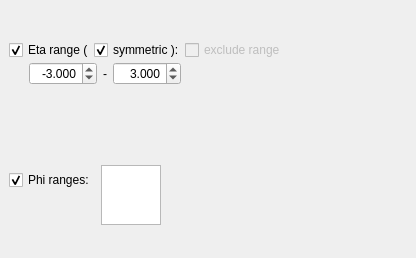
<?xml version="1.0" encoding="UTF-8"?>
<ui version="4.0">
 <class>VP1EtaPhiCutForm</class>
 <widget class="QWidget" name="VP1EtaPhiCutForm">
  <property name="geometry">
   <rect>
    <x>0</x>
    <y>0</y>
    <width>416</width>
    <height>258</height>
   </rect>
  </property>
  <property name="windowTitle">
   <string>Form</string>
  </property>
  <layout class="QVBoxLayout">
   <property name="spacing">
    <number>6</number>
   </property>
   <property name="leftMargin">
    <number>0</number>
   </property>
   <property name="topMargin">
    <number>0</number>
   </property>
   <property name="rightMargin">
    <number>0</number>
   </property>
   <property name="bottomMargin">
    <number>0</number>
   </property>
   <item>
    <widget class="QWidget" name="widget_etacut" native="true">
     <layout class="QVBoxLayout" name="verticalLayout">
      <item>
       <layout class="QGridLayout" name="etacutcontainer">
        <property name="horizontalSpacing">
         <number>0</number>
        </property>
        <property name="verticalSpacing">
         <number>2</number>
        </property>
        <item row="0" column="0" colspan="2">
         <layout class="QHBoxLayout" name="upperpart">
          <item>
           <layout class="QHBoxLayout">
            <property name="spacing">
             <number>0</number>
            </property>
            <item>
             <widget class="QCheckBox" name="checkBox_cut_etarange">
              <property name="toolTip">
               <string>Check to enable pseudorapidity cut</string>
              </property>
              <property name="text">
               <string>Eta range (</string>
              </property>
              <property name="checked">
               <bool>true</bool>
              </property>
             </widget>
            </item>
            <item>
             <widget class="QCheckBox" name="checkBox_cut_etarange_forcesymmetric">
              <property name="toolTip">
               <string>Check to enforce a symmetric pseudorapidity cut</string>
              </property>
              <property name="text">
               <string>symmetric ):</string>
              </property>
              <property name="checked">
               <bool>true</bool>
              </property>
             </widget>
            </item>
            <item>
             <widget class="QCheckBox" name="checkBox_etacut_excludeRange">
              <property name="enabled">
               <bool>false</bool>
              </property>
              <property name="text">
               <string>exclude range</string>
              </property>
             </widget>
            </item>
           </layout>
          </item>
          <item>
           <spacer>
            <property name="orientation">
             <enum>Qt::Horizontal</enum>
            </property>
            <property name="sizeHint" stdset="0">
             <size>
              <width>1</width>
              <height>20</height>
             </size>
            </property>
           </spacer>
          </item>
         </layout>
        </item>
        <item row="1" column="0">
         <spacer>
          <property name="orientation">
           <enum>Qt::Horizontal</enum>
          </property>
          <property name="sizeType">
           <enum>QSizePolicy::Fixed</enum>
          </property>
          <property name="sizeHint" stdset="0">
           <size>
            <width>20</width>
            <height>10</height>
           </size>
          </property>
         </spacer>
        </item>
        <item row="1" column="1">
         <layout class="QHBoxLayout" name="lowerpart">
          <property name="spacing">
           <number>6</number>
          </property>
          <item>
           <widget class="QDoubleSpinBox" name="doubleSpinBox_cut_etalower">
            <property name="toolTip">
             <string>Lower pseudorapidity bound</string>
            </property>
            <property name="alignment">
             <set>Qt::AlignRight|Qt::AlignTrailing|Qt::AlignVCenter</set>
            </property>
            <property name="decimals">
             <number>3</number>
            </property>
            <property name="minimum">
             <double>-99.989999999999995</double>
            </property>
            <property name="maximum">
             <double>99.000000000000000</double>
            </property>
            <property name="singleStep">
             <double>0.100000000000000</double>
            </property>
            <property name="value">
             <double>-3.000000000000000</double>
            </property>
           </widget>
          </item>
          <item>
           <widget class="QLabel" name="label_3">
            <property name="text">
             <string>-</string>
            </property>
           </widget>
          </item>
          <item>
           <widget class="QDoubleSpinBox" name="doubleSpinBox_cut_etaupper">
            <property name="toolTip">
             <string>Upper pseudorapidity bound</string>
            </property>
            <property name="alignment">
             <set>Qt::AlignRight|Qt::AlignTrailing|Qt::AlignVCenter</set>
            </property>
            <property name="decimals">
             <number>3</number>
            </property>
            <property name="minimum">
             <double>-99.000000000000000</double>
            </property>
            <property name="singleStep">
             <double>0.100000000000000</double>
            </property>
            <property name="value">
             <double>3.000000000000000</double>
            </property>
           </widget>
          </item>
          <item>
           <spacer>
            <property name="orientation">
             <enum>Qt::Horizontal</enum>
            </property>
            <property name="sizeType">
             <enum>QSizePolicy::MinimumExpanding</enum>
            </property>
            <property name="sizeHint" stdset="0">
             <size>
              <width>1</width>
              <height>20</height>
             </size>
            </property>
           </spacer>
          </item>
         </layout>
        </item>
       </layout>
      </item>
     </layout>
    </widget>
   </item>
   <item>
    <widget class="QWidget" name="widget_phicut" native="true">
     <layout class="QVBoxLayout" name="verticalLayout_2">
      <item>
       <layout class="QHBoxLayout" name="phicutcontainer">
        <property name="spacing">
         <number>6</number>
        </property>
        <item>
         <layout class="QVBoxLayout">
          <item>
           <widget class="QCheckBox" name="checkBox_cut_phi">
            <property name="toolTip">
             <string>Check to enable phi cut</string>
            </property>
            <property name="text">
             <string>Phi ranges:</string>
            </property>
            <property name="checked">
             <bool>true</bool>
            </property>
           </widget>
          </item>
          <item>
           <spacer>
            <property name="orientation">
             <enum>Qt::Vertical</enum>
            </property>
            <property name="sizeType">
             <enum>QSizePolicy::Preferred</enum>
            </property>
            <property name="sizeHint" stdset="0">
             <size>
              <width>20</width>
              <height>30</height>
             </size>
            </property>
           </spacer>
          </item>
         </layout>
        </item>
        <item>
         <widget class="PhiSectionWidget" name="phisectionwidget">
          <property name="sizePolicy">
           <sizepolicy hsizetype="Fixed" vsizetype="Fixed">
            <horstretch>0</horstretch>
            <verstretch>0</verstretch>
           </sizepolicy>
          </property>
          <property name="minimumSize">
           <size>
            <width>60</width>
            <height>60</height>
           </size>
          </property>
          <property name="maximumSize">
           <size>
            <width>60</width>
            <height>60</height>
           </size>
          </property>
          <property name="toolTip">
           <string>Select or deselect allowed phi sectors</string>
          </property>
         </widget>
        </item>
        <item>
         <spacer>
          <property name="orientation">
           <enum>Qt::Horizontal</enum>
          </property>
          <property name="sizeHint" stdset="0">
           <size>
            <width>16</width>
            <height>20</height>
           </size>
          </property>
         </spacer>
        </item>
       </layout>
      </item>
     </layout>
    </widget>
   </item>
  </layout>
 </widget>
 <customwidgets>
  <customwidget>
   <class>PhiSectionWidget</class>
   <extends>QGraphicsView</extends>
   <header>VP1Base/PhiSectionWidget.h</header>
  </customwidget>
 </customwidgets>
 <resources/>
 <connections/>
</ui>
